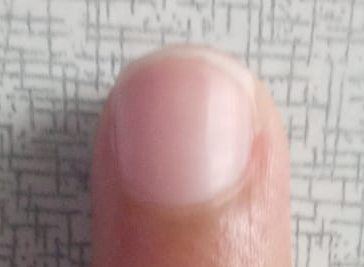
#> input picture python-service/dataset/healthy/IMG-20230617-WA0009.jpg, 364 x 267 px; its folder holds only this picture in this run
$ python train.py   (older library calls are emulated)
#> lines starting #> are read from the running program, lines starting #| are printed output that depends on the picture
import os
import numpy as np
import cv2
from skimage.feature import graycomatrix, graycoprops
from scipy import stats
from sklearn.svm import SVC
from sklearn.model_selection import train_test_split
from sklearn.preprocessing import LabelEncoder, StandardScaler
from sklearn.metrics import classification_report, confusion_matrix
from sklearn.utils.class_weight import compute_class_weight
from sklearn.pipeline import Pipeline
import joblib

# ── Konfigurasi ──────────────────────────────────────────
DATASET_PATH = 'dataset'
MODEL_PATH   = 'models'
CATEGORIES   = ['healthy', 'onychomycosis', 'psoriasis']
IMG_SIZE     = (256, 256)

os.makedirs(MODEL_PATH, exist_ok=True)

# ── Fungsi Preprocessing ─────────────────────────────────
def preprocess(filepath):
#> called with filepath = 'dataset/healthy/IMG-20230617-WA0009.jpg'
    img = cv2.imread(filepath)
#> img is the input picture: shape (267, 364, 3); mean B, G, R 157.3, 159.3, 178.2
    img = cv2.resize(img, IMG_SIZE)
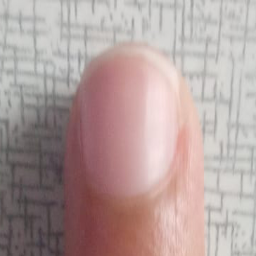
#> img: shape (256, 256, 3); mean B, G, R 157.2, 159.2, 178.1
    img = cv2.cvtColor(img, cv2.COLOR_BGR2GRAY)
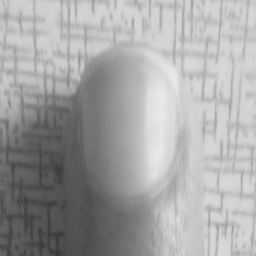
#> img: shape (256, 256); min 54, max 234, mean 164.7
    img = cv2.GaussianBlur(img, (5, 5), 0)
    return img

# ── Fungsi Ekstraksi Fitur GLCM ──────────────────────────
def extract_glcm_features(img):
    # Kuantisasi ke 8 level
    img_q = (img // 32).astype(np.uint8)
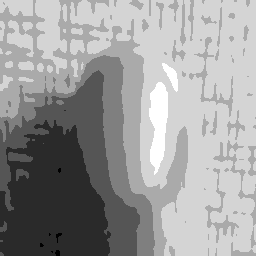
#> img_q: shape (256, 256); min 1, max 7, mean 4.67; drawn with min black and max white

    # Multi-distance GLCM
    distances = [1, 2, 3]
    angles    = [0, np.pi/4, np.pi/2, 3*np.pi/4]
    glcm      = graycomatrix(img_q, distances=distances,
                              angles=angles, levels=8,
                              symmetric=True, normed=True)

    # Ekstrak properti GLCM
    features = []
    for prop in ['contrast', 'dissimilarity',
                 'homogeneity', 'energy', 'correlation']:
        values = graycoprops(glcm, prop).flatten()
        features.append(values.mean())
        features.append(values.std())
#> after the loop, features = [0.106, 0.0412, 0.106, 0.0412, 0.947, 0.0206, 0.465, 0.0174, 0.978, 0.00854]

    # Tambah fitur statistik
    features.append(float(img.mean()))
    features.append(float(img.std()))
    features.append(float(stats.skew(img.flatten())))
    features.append(float(stats.kurtosis(img.flatten())))

    # Tambah fitur histogram (8 bin)
    hist, _ = np.histogram(img, bins=8, range=(0, 256))
#> hist = [0, 81, 10705, 7208, 5187, 13376, 27569, 1410]
    hist     = hist / hist.sum()
#> hist = [0, 0.00124, 0.163, 0.11, 0.0791, 0.204, 0.421, 0.0215]
    features.extend(hist.tolist())

    return np.array(features)

# ── Load Dataset & Ekstrak Fitur ─────────────────────────
print("=" * 50)
print("Memuat dataset dan mengekstrak fitur GLCM...")
print("=" * 50)

X, y = [], []

for category in CATEGORIES:
    folder = os.path.join(DATASET_PATH, category)
    files  = [f for f in os.listdir(folder)
              if f.lower().endswith(('.jpg', '.jpeg', '.png'))]

    print(f"\n[INFO] Memproses: {category} ({len(files)} gambar)")

    for i, filename in enumerate(files):
        filepath = os.path.join(folder, filename)
        try:
            img      = preprocess(filepath)
            features = extract_glcm_features(img)
#> features = 22 values, max 164.7 at index 10, min -1.03 at index 13, mean 9.75
            X.append(features)
            y.append(category)

            if (i + 1) % 50 == 0:
                print(f"  → {i + 1}/{len(files)} selesai")

        except Exception as e:
            print(f"  ⚠ Skip {filename}: {e}")
#> pass 2 of the loop `for category in CATEGORIES:`:
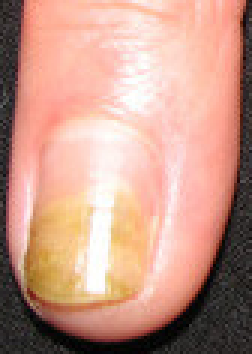
#> input picture python-service/dataset/onychomycosis/1263__WatermarkedWyJXYXRlcm1hcmtlZCJd.jpg, 84 x 118 px (shown 3 times larger)
#> in preprocess, img is the input picture: shape (118, 84, 3); mean B, G, R 136.5, 152.9, 198.6
#> in preprocess (call 2), `img = cv2.resize(img, IMG_SIZE)`:
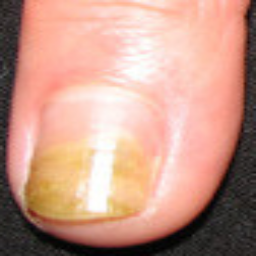
#> img: shape (256, 256, 3); mean B, G, R 136.3, 152.8, 198.5
#> in extract_glcm_features (call 2), `img_q = (img // 32).astype(np.uint8)`:
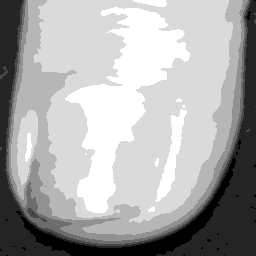
#> img_q: shape (256, 256); min 0, max 7, mean 4.68; drawn with min black and max white
#> after the loop in extract_glcm_features (call 2), `for prop in ['contrast', 'dissimilarity',`: features = [0.112, 0.0507, 0.105, 0.0416, 0.948, 0.0199, 0.45, 0.0105, 0.989, 0.00525]
#> in extract_glcm_features (call 2), `hist, _ = np.histogram(img, bins=8, range=(0, 256))`: hist = [2747, 10757, 1326, 1876, 3493, 9226, 25451, 10660]
#> in extract_glcm_features (call 2), `hist     = hist / hist.sum()`: hist = [0.0419, 0.164, 0.0202, 0.0286, 0.0533, 0.141, 0.388, 0.163]
#> `features = extract_glcm_features(img)`: features = 22 values, max 164.6 at index 10, min -0.934 at index 12, mean 10.87
#> (the run stopped early here; a loop or call above may not have finished)
